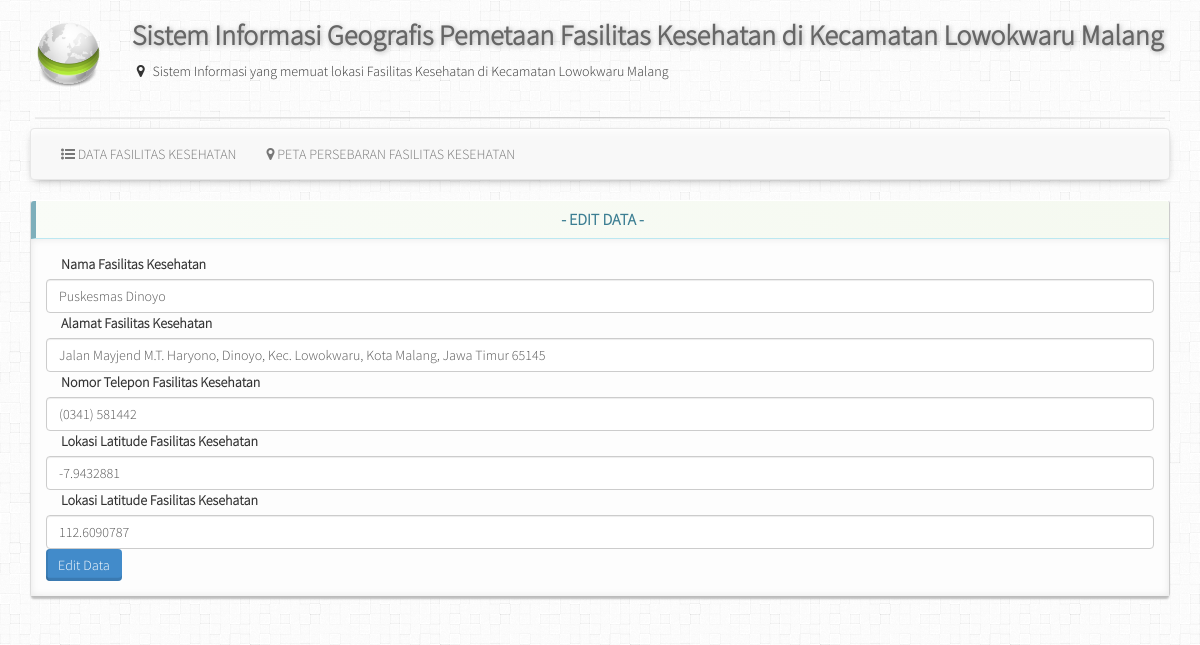
Page /admin/edit-data.php?id_faskes=1 on the earlier database version.
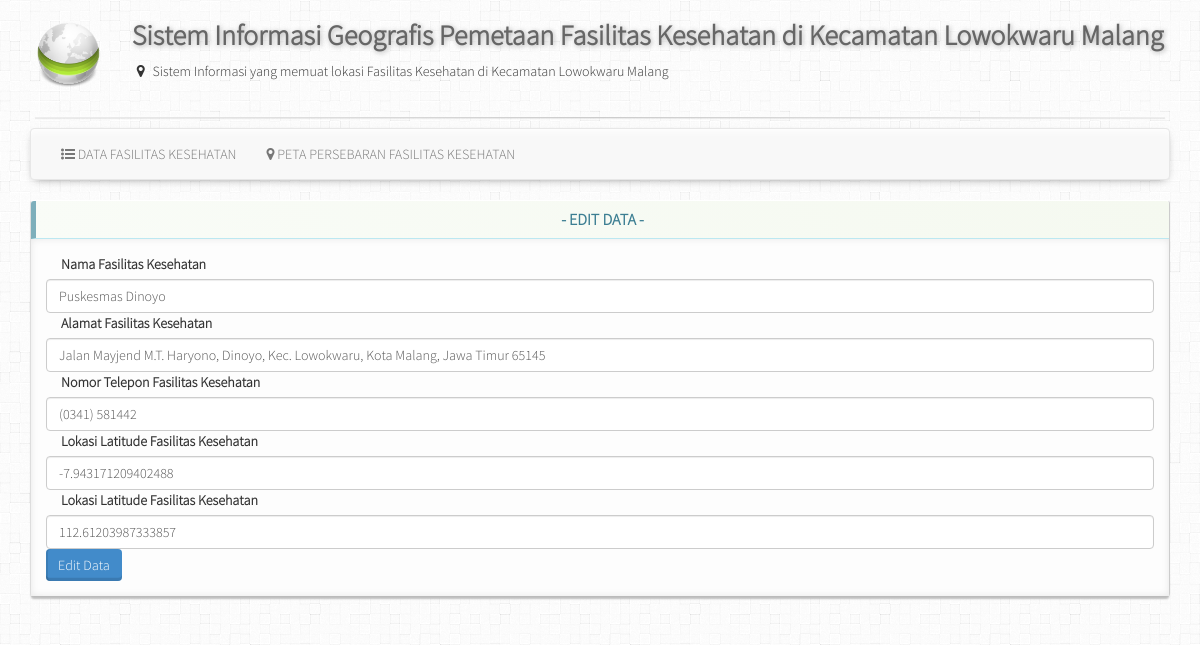
Same page on the later database version.
### tables this page shows
CREATE TABLE IF NOT EXISTS `faskes` (
  `id_faskes` int(100) NOT NULL AUTO_INCREMENT,
  `nama_faskes` varchar(255) NOT NULL,
  `alamat` tinytext NOT NULL,
  `telepon` varchar(50) NOT NULL,
  `latitude` varchar(50) NOT NULL,
  `longitude` varchar(50) NOT NULL,
  PRIMARY KEY (`id_faskes`)
);

### admin/edit-data.php (the view, shortened to what this page needs)
<?php
include_once "header.php";
?>
<div class="row">
    <div class="col-md-12">
        <div class="panel panel-info panel-dashboard">
            <div class="panel-heading centered">
                <h2 class="panel-title"><strong> - EDIT DATA - </strong></h2>
                <?php
                include_once "koneksi.php";
                $id_faskes = $_GET['id_faskes'];
                $query_mysql = mysqli_query($koneksi, "SELECT * FROM faskes WHERE id_faskes= '$id_faskes' ");
                while ($data = mysqli_fetch_array($query_mysql)) {
                ?>
            </div>
            <div class="panel-body">
                <form action="aksi-edit.php" method="POST">
                    <div class="row-md-3">
                        <label for="formGroupExampleInput" class="form-label col-md-12">Nama Fasilitas Kesehatan</label>
                        <input class="form-control" type="text" placeholder="NAME" name="nama_faskes" value="<?php echo $data['nama_faskes'] ?>">
                    </div>
                    <div class="row-md-3">
                        <label for="formGroupExampleInput" class="form-label col-md-12">Alamat Fasilitas Kesehatan</label>
                        <input class="form-control" type="text" placeholder="ALAMAT" name="alamat" value="<?php echo $data['alamat'] ?>">
                    </div>
                    <div class="row-md-3">
                        <label for="formGroupExampleInput" class="form-label col-md-12">Nomor Telepon Fasilitas Kesehatan</label>
                        <input class="form-control" type="text" placeholder="NO TELEPON" name="telepon" value="<?php echo $data['telepon'] ?>">
                    </div>
                    <div class="row-md-3">
                        <label for="formGroupExampleInput" class="form-label col-md-12">Lokasi Latitude Fasilitas Kesehatan</label>
                        <input class="form-control" type="text" placeholder="LATITUDE" name="latitude" value="<?php echo $data['latitude'] ?>">
                    </div>
                    <div class="row-md-3">
                        <label for="formGroupExampleInput" class="form-label col-md-12">Lokasi Latitude Fasilitas Kesehatan</label>
                        <input class="form-control" type="text" placeholder="LONGITUDE" name="longitude" value="<?php echo $data['longitude'] ?>">
                    </div>
                    <div class="row-md-10">
                        <button class="btn btn-primary" type="submit">Edit Data</button>
                    </div>
                </form>
            <?php } ?>
            </div>
        </div>
    </div>
</div>
</body>
</html>

### admin/header.php (shortened to what this page needs)
<!DOCTYPE html>
<html lang="en">
<head>
  <link href="css/bootstrap.min.css" rel="stylesheet">
  <link rel="stylesheet" href="css/font-awesome.min.css">
  <link href="css/style.css" rel="stylesheet">
  <link href="css/datatable-bootstrap.css" rel="stylesheet">
  <link rel="stylesheet" href="https://unpkg.com/leaflet@1.9.3/dist/leaflet.css" />
</head>
<body>
  <div class="container">
    <div class="row">
      <div class="tengah">
        <div class="head-depan tengah">
          <div class="row">
            <div class="col-md-1">
              <img class="img-responsive margin-b10" src="img/logo-logo.png" width="100" height="100" alt="Logo SMA Karangan" />
            </div>
            <div class="col-md-11">
              <h1 class="judul-head">Sistem Informasi Geografis Pemetaan Fasilitas Kesehatan di Kecamatan Lowokwaru Malang</h1>
              <p><i class="fa fa-map-marker fa-fw"></i> Sistem Informasi yang memuat lokasi Fasilitas Kesehatan di Kecamatan Lowokwaru Malang</p>
            </div>
          </div>
          <hr class="hr1 margin-b-10" />
        </div>
      </div>
    </div>
  </div>
  <div class="container margin-b70">
    <nav class="navbar navbar-default navbar-utama" role="navigation">
      <div class="collapse navbar-collapse navbar-ex1-collapse">
        <ul class="nav navbar-nav">
          <li><a href="master-data.php"><i class="fa fa-list-ul"></i> DATA FASILITAS KESEHATAN</a></li>
          <li><a href="master-peta.php"><i class="fa fa-map-marker"></i> PETA PERSEBARAN FASILITAS KESEHATAN</a></li>
        </ul>
      </div>
    </nav>

### admin/css/style.css (style rules this page uses)
body { background: url("../img/background.png"); font-family: sistem; }
.btn { border: 0; border-bottom: 0; border-left: 0; font-weight: '900'; box-shadow: inset 0 -3.2px rgba(0, 0, 0, 0.12), inset 2px 0 rgba(0, 0, 0, 0.1); outline: none; -webkit-outline: none; -o-outline: none; -moz-outline: none; }
.navbar-utama { box-shadow: 0px 3px 9px -5px #6D6D6D, 0px 7px 8px -5px #fff inset; }
.tengah { margin: 0 auto; }
.margin-b10 { margin-bottom: 10px; }
.margin-b-10 { margin-bottom: -10px; }
.margin-b70 { margin-bottom: 70px; }
.judul-head { margin-top: 0px; font-weight: bold; color: #666; text-shadow: 1px 1px 5px #aaa, -2px -2px 2px #fff; font-size: 28px; }
.head-depan { padding: 20px; min-height: 20px; }
.hr1 { border: 0; height: 1px; background: #333; background-image: -webkit-linear-gradient(left, #eee, #ccc, #eee); background-image: -moz-linear-gradient(left, #eee, #ccc, #eee); background-image: -ms-linear-gradient(left, #eee, #ccc, #eee); background-image: -o-linear-gradient(left, #eee, #ccc, #eee); box-shadow: 0px -1px 3px #fff, 0px 1px 1px rgba(0, 0, 0, 0.1); }
.centered { width: 100%; text-align: center; }
.panel-dashboard { border-top: 1px solid #fff; border-left: 1px solid #ddd; border-right: 1px solid #ccc; border-bottom: 1px solid #bbb; box-shadow: 0px 3px 2px -1px #BEBEBE; }
.panel-dashboard>.panel-heading { border-left: 5px solid #7DAFBB; color: #3C7E92; font-weight: bold; background: #f9fcf7; background: -moz-linear-gradient(45deg, #f9fcf7 0%, #f5f9f0 100%); background: -webkit-gradient(linear, left bottom, right top, color-stop(0%, #f9fcf7), color-stop(100%, #f5f9f0)); background: -webkit-linear-gradient(45deg, #f9fcf7 0%, #f5f9f0 100%); background: -o-linear-gradient(45deg, #f9fcf7 0%, #f5f9f0 100%); background: -ms-linear-gradient(45deg, #f9fcf7 0%, #f5f9f0 100%); background: linear-gradient(45deg, #f9fcf7 0%, #f5f9f0 100%); filter: progid:DXImageTransform.Microsoft.gradient( startColorstr='#f9fcf7', endColorstr='#f5f9f0', GradientType=1 ); }
.panel-dashboard>.panel-body { background: #fdfdfd; box-shadow: 0px 0px 10px -2px #ddd inset; }

Differences in the rows shown:
changed faskes "Puskesmas Dinoyo": latitude "-7.9432881" → "-7.943171209402488"; longitude "112.6090787" → "112.61203987333857"
